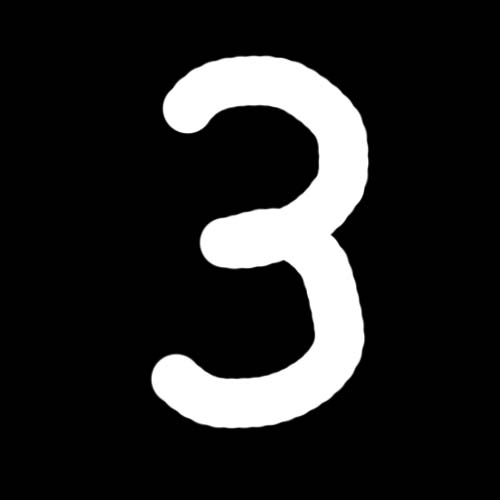
#> input picture img.jpg, 500 x 500 px
$ python imageconverter.py
#> lines starting #> are read from the running program, lines starting #| are printed output that depends on the picture
from PIL import Image

import numpy as np

img = Image.open('img.jpg').convert('RGB')
#> img is the input picture: PIL image 500x500 RGB; min 0, max 255, mean 37.8
#img.show()
img = img.resize((28,28))
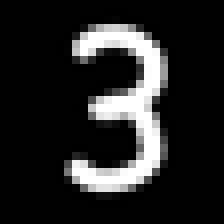
#> img: PIL image 28x28 RGB (shown 8 times larger); min 0, max 255, mean 37.6
    # конвертируем rgb в grayscale
img = img.convert('L')
#> img: PIL image 28x28 L
img = np.array(img)

img.reshape((28, 28))


lst = list(img)
#> lst = 28 items

for i in range(28):
    for j in range(28):
        if lst[i][j] < 10:
            lst[i][j] = 0


file = open("img.txt", 'w')
for el in lst:
    print(*el, file=file)
#> this loop made 28 passes
file.close()
